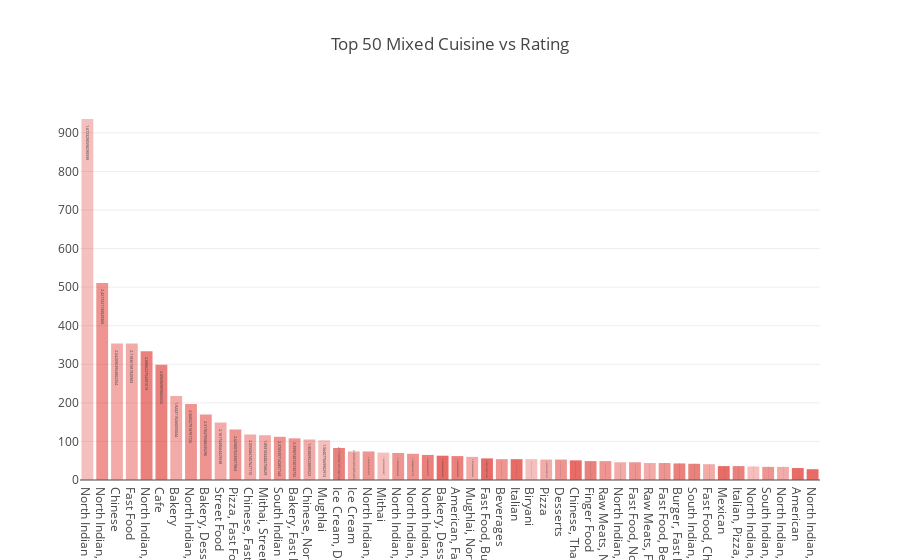

Notebook source saved alongside this figure:
### Code cell
trace0 = go.Bar(
    x=top50_mixed_cuisine_Restaurants_with_most_rating['Cuisines'],
    y=top50_mixed_cuisine_Restaurants_with_most_rating['Number of Resturants'],
    marker=dict(
        color=top50_mixed_cuisine_Restaurants_with_most_rating['color']),
    text=top50_mixed_cuisine_Restaurants_with_most_rating['Mean Rating'],
    textposition="auto"
 )

data = [trace0]
layout = go.Layout(
    title='Top 50 Mixed Cuisine vs Rating',
)

fig = go.Figure(data=data, layout=layout)
iplot(fig, filename='color-bar')

### Figure 1 — Plotly figure (JSON) as saved in the notebook; plotly's stock layout.template omitted (floating-point values rounded to 4 significant figures)
{"data": [{"marker": {"color": ["rgba(222,45,38, 0.3)", "rgba(222,45,38, 0.5)", "rgba(222,45,38, 0.4)", "rgba(222,45,38, 0.4)", "rgba(222,45,38, 0.6)", "rgba(222,45,38, 0.6)", "rgba(222,45,38, 0.4)", "rgba(222,45,38, 0.5)", "rgba(222,45,38, 0.5)", "rgba(222,45,38, 0.4)", "rgba(222,45,38, 0.5)", "rgba(222,45,38, 0.4)", "rgba(222,45,38, 0.4)", "rgba(222,45,38, 0.5)", "rgba(222,45,38, 0.5)", "rgba(222,45,38, 0.4)", "rgba(222,45,38, 0.3)", "rgba(222,45,38, 0.6)", "rgba(222,45,38, 0.4)", "rgba(222,45,38, 0.5)", "rgba(222,45,38, 0.3)", "rgba(222,45,38, 0.5)", "rgba(222,45,38, 0.5)", "rgba(222,45,38, 0.6)", "rgba(222,45,38, 0.7)", "rgba(222,45,38, 0.6)", "rgba(222,45,38, 0.4)", "rgba(222,45,38, 0.7)", "rgba(222,45,38, 0.5)", "rgba(222,45,38, 0.7)", "rgba(222,45,38, 0.3)", "rgba(222,45,38, 0.4)", "rgba(222,45,38, 0.5)", "rgba(222,45,38, 0.7)", "rgba(222,45,38, 0.6)", "rgba(222,45,38, 0.5)", "rgba(222,45,38, 0.4)", "rgba(222,45,38, 0.5)", "rgba(222,45,38, 0.4)", "rgba(222,45,38, 0.5)", "rgba(222,45,38, 0.6)", "rgba(222,45,38, 0.6)", "rgba(222,45,38, 0.4)", "rgba(222,45,38, 0.7)", "rgba(222,45,38, 0.6)", "rgba(222,45,38, 0.3)", "rgba(222,45,38, 0.5)", "rgba(222,45,38, 0.4)", "rgba(222,45,38, 0.7)", "rgba(222,45,38, 0.7)"]}, "text": [1.672, 2.422, 2.042, 2.118, 2.889, 2.891, 1.924, 2.569, 2.318, 2.162, 2.629, 2.055, 1.893, 2.371, 2.399, 1.904, 1.564, 2.775, 2.091, 2.422, 1.627, 2.74, 2.721, 3.037, 3.367, 2.9, 2.092, 3.404, 2.483, 3.657, 1.398, 2.208, 2.715, 3.31, 2.876, 2.735, 1.943, 2.374, 1.834, 2.327, 3.17, 2.864, 2.112, 3.636, 2.875, 1.554, 2.426, 1.938, 3.668, 3.264], "textposition": "auto", "type": "bar", "x": ["North Indian", "North Indian, Chinese", "Chinese", "Fast Food", "North Indian, Mughlai", "Cafe", "Bakery", "North Indian, Mughlai, Chinese", "Bakery, Desserts", "Street Food", "Pizza, Fast Food", "Chinese, Fast Food", "Mithai, Street Food", "South Indian", "Bakery, Fast Food", "Chinese, North Indian", "Mughlai", "Ice Cream, Desserts", "Ice Cream", "North Indian, Fast Food", "Mithai", "North Indian, Chinese, Mughlai", "North Indian, Chinese, Fast Food", "North Indian, Chinese, Continental", "Bakery, Desserts, Fast Food", "American, Fast Food, Salad, Healthy Food", "Mughlai, North Indian", "Fast Food, Burger", "Beverages", "Italian", "Biryani", "Pizza", "Desserts", "Chinese, Thai", "Finger Food", "Raw Meats, North Indian, Fast Food", "North Indian, South Indian, Chinese", "Fast Food, North Indian", "Raw Meats, Fast Food", "Fast Food, Beverages", "Burger, Fast Food", "South Indian, North Indian, Chinese", "Fast Food, Chinese", "Mexican", "Italian, Pizza, Fast Food", "North Indian, South Indian", "South Indian, Chinese", "North Indian, Chinese, South Indian", "American", "North Indian, Continental"], "y": [936, 511, 354, 354, 334, 299, 218, 197, 170, 149, 131, 118, 116, 112, 108, 105, 103, 83, 74, 74, 71, 70, 68, 65, 63, 62, 60, 56, 54, 54, 54, 53, 53, 51, 49, 49, 46, 46, 44, 44, 43, 42, 41, 36, 36, 35, 34, 34, 31, 28]}], "layout": {"title": "Top 50 Mixed Cuisine vs Rating"}}
